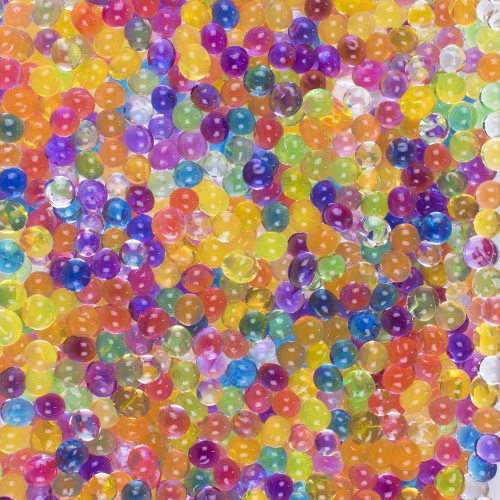
#> input picture Week 1/img.jpg, 1000 x 1000 px (shown at 1/2 size)
$ jupyter execute Assignment1_Week1.ipynb
#> lines starting #> are read from the running program, lines starting #| are printed output that depends on the picture
[cell 1]
import numpy as np
from PIL import Image

im = np.array(Image.open('img.jpg').resize((256, 256)))
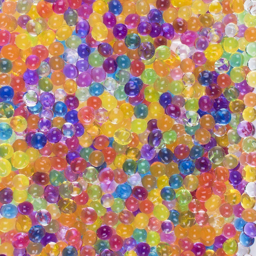
#> im: shape (256, 256, 3); mean R, G, B 174.7, 131.1, 113.8

im_i = 255 - im
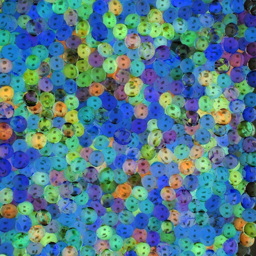
#> im_i: shape (256, 256, 3); mean R, G, B 80.3, 123.9, 141.2

Image.fromarray(im_i).save('img_invert.jpg')
